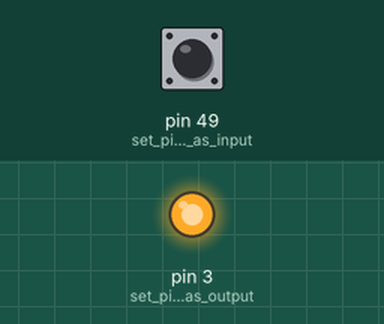
This sketch was run on a simulated Arduino Mega 2560, built with avr-gcc and run on an emulated ATmega2560. On the bench: output pins drawn as LEDs (lit = HIGH). The inputs (shaded band) are chosen by the test bench; at power-on: pin 49 (set_pin49_as_input) LOW. What the sketch prints to the serial monitor is not drawn.

Above: at 0.05 s.
Timing chart, 0 to 3.5 s (numbered marks = the images above):
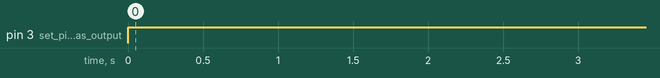

Measured:
- by itself, pin 3 (set_pin_3_as_output): LOW → HIGH at 0.00 s

The sketch:

RFID_Test.ino
```cpp
char val = 0;

void setup() {
  // put your setup code here, to run once:
  Serial.begin(9600);   //initialze serial
  pinMode(49, INPUT);    //set pin49 as input
  pinMode(3, OUTPUT);   //set pin 3 as output
  digitalWrite(3, LOW);   //start will LED off


}

void loop() {
  // put your main code here, to run repeatedly:
  if(rcTime(49) != NULL){   //if rctime function call is yeilding value
    Serial.println(rcTime(49));  //print out that value
    digitalWrite(3, HIGH);   //turn LED on
    delay(3000);             //wait 3 seconds
    digitalWrite(3, LOW);    //turn it off
    //delay(2000);            /wait 2 more seconds
  }

}

long rcTime(int pin) {     //RCtime function returns value if
 pinMode(pin, OUTPUT);       //RFID is read
 digitalWrite(pin, HIGH);
 delayMicroseconds(230);
 pinMode(pin, INPUT);
 digitalWrite(pin, LOW); long
 time = micros(); while
 (digitalRead(pin));
 time = micros() - time;
 return time;
}
```
